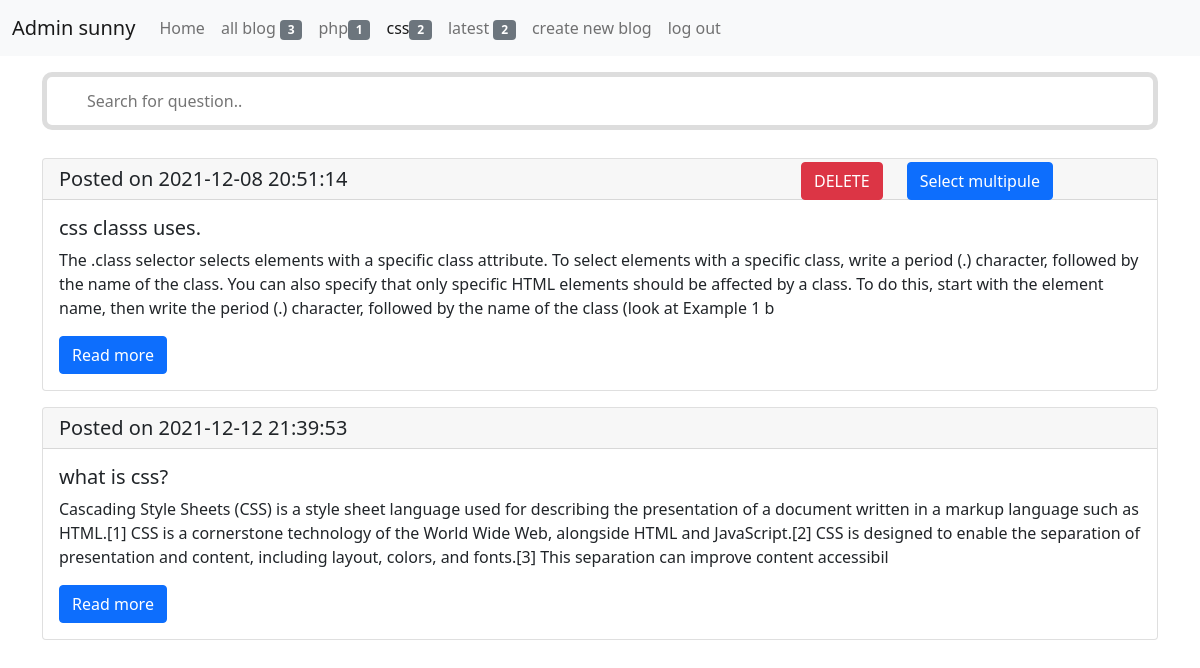
The page /forblogtype.php?type=css (signed in) on the database its author committed.
### tables this page shows
CREATE TABLE `blog1` (
  `sno` int(11) NOT NULL,
  `title` varchar(100) NOT NULL,
  `content` varchar(10000) NOT NULL,
  `latest` varchar(50) NOT NULL,
  `type` varchar(50) NOT NULL,
  `fornav` varchar(10) NOT NULL,
  `dt` datetime NOT NULL DEFAULT current_timestamp()
);

### forblogtype.php (the view, shortened to what this page needs)
<!DOCTYPE html>
<html lang="en">
<head>
    <link rel="stylesheet" href="css/bootstrap.min.css">
    <link rel="stylesheet" href="css/sunny.css">
</head>
<body>
    <nav class="navbar navbar-expand-lg navbar-light bg-light">
        <div class="container-fluid">
            <a class="navbar-brand" href="#"><?php $name = $_SESSION['username']; echo "Admin $name";?></a>
            <div class="collapse navbar-collapse" id="navbarSupportedContent">
                <ul class="navbar-nav me-auto mb-2 mb-lg-0">
                    <li class="nav-item">
                        <a class="nav-link" aria-current="page" href="main.php">Home</a>
                    </li>
                    <?php
              require "partials/db.php";
              $sqlforallblog = "SELECT * FROM `blog1`";
              $result_for_all_blog = mysqli_query($connect, $sqlforallblog);
              if($result_for_all_blog){
                $num_for_all_blog = mysqli_num_rows($result_for_all_blog);
              echo '<li class="nav-item">
              <a class="nav-link" href="main.php">all blog
              <span class="badge bg-secondary">'.$num_for_all_blog.'</span></a>
          </li>';
              }
              else {
                echo "there is some problem -----> ".mysqli_error($connect);
              }
              $sql = "SELECT * FROM `blog1` WHERE `blog1`.`fornav` = 'yes'";
              $result = mysqli_query($connect, $sql);
              if($result){
                while($row = mysqli_fetch_assoc($result)){
              $type = $row['type'];
              $sql1 = "SELECT * FROM `blog1` WHERE `blog1`.`type` = '$type'";
              $result1 = mysqli_query($connect, $sql1);
                  $num = mysqli_num_rows($result1);
                  $active1 = "";
                  if(isset($_GET['type'])){
                      if($_GET['type']==$row['type']){
                      $active1 = "active";
                      }
                  }
                  echo '<li class="nav-item">
                  <a class="nav-link '.$active1.'" href="forblogtype.php?type='.$row['type'].'">'.$row['type'].'<span class="badge bg-secondary">'.$num.'</span></a>
                </li>';
                }
              }
              else{
                echo "there is some problem ----->".mysqli_error($connect);
              }
              $sql_for_latest = "SELECT * FROM `blog1` WHERE `blog1`.`latest` = 'yes'";
              $result_for_latest = mysqli_query($connect, $sql_for_latest);
              if($result_for_latest){
                $num_for_latest = mysqli_num_rows($result_for_latest);
                $row_for_latest = mysqli_fetch_assoc($result_for_latest);
                $active_link_for_latest  = "";
                echo '<li class="nav-item">
                <a class="nav-link '.$active_link_for_latest.'" href="forblogtype.php?latest='.$row_for_latest['latest'].'">latest
                <span class="badge bg-secondary">'.$num_for_latest.'</span></a>
            </li>';
              }
              else {
                echo "there is some problem -----> ".mysqli_error($connect);
              }
              ?>
                    <li class="nav-item">
                        <a class="nav-link" href="createblog.php">create new blog</a>
                    </li>
                    <li class="nav-item">
                        <a class="nav-link" href="logedout.php">log out</a>
                    </li>
                </ul>
            </div>
        </div>
    </nav>
    <div class="container pt-3">
        <input type="text" id="myInput" onkeyup="myFunction()" placeholder="Search for question.."
            title="Type in a name">
    </div>
    <div class="container pt-3" id="myUL">
        <form action="" method="post">
        <div class="row justify-content-end stack">
            <span class="my-span"><button class="btn btn-danger my-1" name="deletemulti"
                    type="submit">DELETE</button></span>
            <span class="my-span"><a class="btn btn-primary my-1" onclick="selectmulti()">Select multipule</a></span>
        </div>
        <?php
        include "partials/db.php";
        if(isset($_GET['type'])){
          $type_for_get = $_GET['type'];
          $sql1 = "SELECT * FROM `blog1` WHERE `blog1`.`type`= '$type_for_get'";
          $result1 = mysqli_query($connect, $sql1);
        if ($result1) {
            while ($row1 = mysqli_fetch_assoc($result1)) {
                echo '<div class="card mb-3">
                <h5 class="card-header">Posted on '.$row1['dt'].'</h5>
                <div class="card-body">
                    <h5 class="card-title">'.$row1['title'].'</h5>
                    <p class="card-text">'.substr($row1['content'],0,400).'</p>
                    <a href="single.php?title='.$row1['title'].'" class="btn btn-primary">Read more</a>
                    <span class="check-in"><input type="checkbox" value="'.$row1['sno'].'" name="did[]"></span>
                </div>
            </div>';
            }
        }
        else{
            die("there is some error in fetching data from database");
        }
      }
        ?>
        </form>
    </div>
</body>
</html>

### css/sunny.css (style rules this page uses)
#myInput { background-image: url('searchicon.png'); background-position: 10px 12px; background-repeat: no-repeat; width: 100%; font-size: 16px; padding: 12px 20px 12px 40px; border: 5px solid #dddddd; margin-bottom: 12px; border-radius: 10px; }
#myUL { overflow-y: auto; height: 77vh; }
.stack { position: fixed; right: 147px; z-index: 10; }
.my-span { width: auto; }

### rows shown on the page
blog1: type "php", num "1"
blog1: type "css", num "2", dt "2021-12-12 21:39:53", title "what is css?", content "Cascading Style Sheets (CSS) is a style sheet language used for describing the presentation of a document written in a markup language such as HTML.[1] CSS is a cornerstone technology of the World Wide Web, alongside HTML and JavaScript.[2] CSS is designed to enable the separation of presentation and content, including layout, colors, and fonts.[3] This separation can improve content accessibil"
blog1: dt "2021-12-08 20:51:14", title "css classs uses.", content "The .class selector selects elements with a specific class attribute. To select elements with a specific class, write a period (.) character, followed by the name of the class. You can also specify that only specific HTML elements should be affected by a class. To do this, start with the element name, then write the period (.) character, followed by the name of the class (look at Example 1 b"

### other values the page prints
$name "sunny"
$num_for_all_blog "3"
$num_for_latest "2"
